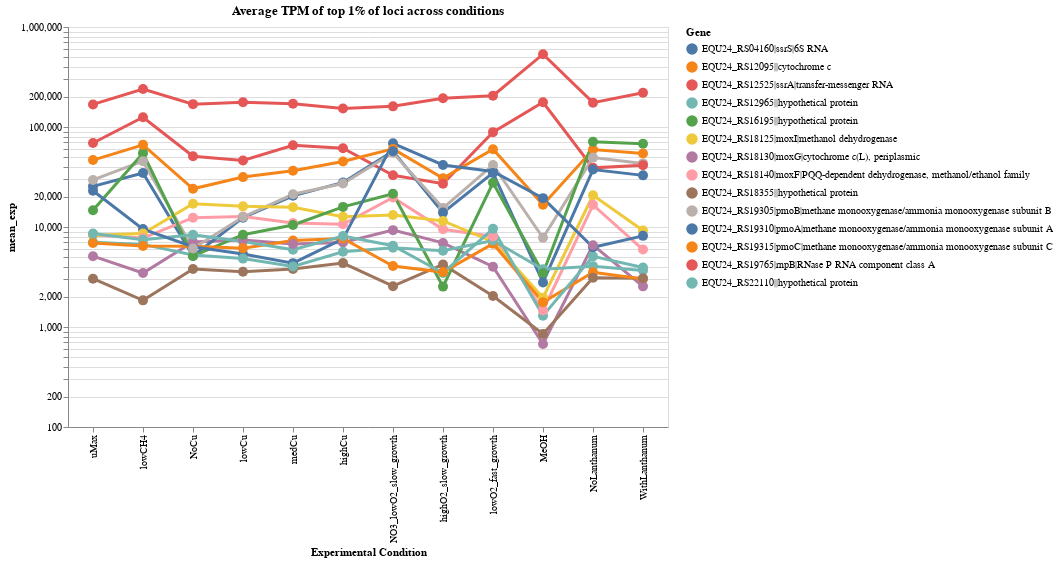

Notebook cell for this chart:
### Code cell
altair_pcoords_plot_select_legend_and_highlight(df_1,"1")

### Figure 1 — Vega-Lite specification as saved in the notebook (floating-point values rounded to 4 significant figures; data arrays with more than 128 entries replaced by an {"elided": "..."} marker saying what was removed)
{"config": {"view": {"continuousWidth": 400, "continuousHeight": 300}}, "layer": [{"mark": "line", "encoding": {"color": {"type": "nominal", "field": "desc_string", "legend": {"columns": 1, "labelLimit": 0, "orient": "right", "symbolLimit": 200, "title": "Gene"}}, "opacity": {"condition": {"value": 1, "selection": {"or": ["selector073", "selector072"]}}, "value": 0.5}, "size": {"condition": {"value": 3, "selection": {"or": ["selector073", "selector072"]}}, "value": 1}, "x": {"type": "nominal", "axis": {"title": "Experimental Condition"}, "field": "exp_condition_order", "sort": {"field": "exp_condition_order:N", "op": "count"}}, "y": {"type": "quantitative", "field": "mean_exp", "scale": {"type": "log"}}}, "height": 400, "selection": {"selector073": {"type": "multi", "fields": ["desc_string"], "bind": "legend"}, "selector074": {"type": "interval", "bind": "scales", "encodings": ["x", "y"]}}, "title": "Average TPM of top 1% of loci across conditions", "width": 600}, {"mark": "circle", "encoding": {"color": {"type": "nominal", "field": "desc_string", "legend": {"columns": 1, "labelLimit": 0, "orient": "right", "symbolLimit": 200, "title": "Gene"}}, "opacity": {"condition": {"value": 1, "selection": {"or": ["selector073", "selector072"]}}, "value": 0.2}, "size": {"condition": {"value": 100, "selection": {"or": ["selector073", "selector072"]}}, "value": 3}, "tooltip": [{"type": "nominal", "field": "locus_tag"}, {"type": "nominal", "field": "product"}, {"type": "nominal", "field": "type"}, {"type": "nominal", "field": "gene_symbol"}, {"type": "nominal", "field": "desc_string"}], "x": {"type": "nominal", "axis": {"title": "Experimental Condition"}, "field": "exp_condition_order", "sort": {"field": "exp_condition_order:N", "op": "count"}}, "y": {"type": "quantitative", "field": "mean_exp", "scale": {"type": "log"}}}, "selection": {"selector072": {"type": "single", "on": "mouseover", "fields": ["desc_string"], "nearest": true}}, "title": "Average TPM of top 1% of loci across conditions"}], "data": {"name": "data-3cdec73f6cd17e2bf69548afd23ebb46"}, "$schema": "https://vega.github.io/schema/vega-lite/v4.0.2.json", "datasets": {"data-3cdec73f6cd17e2bf69548afd23ebb46": {"elided": "168 records"}}}
